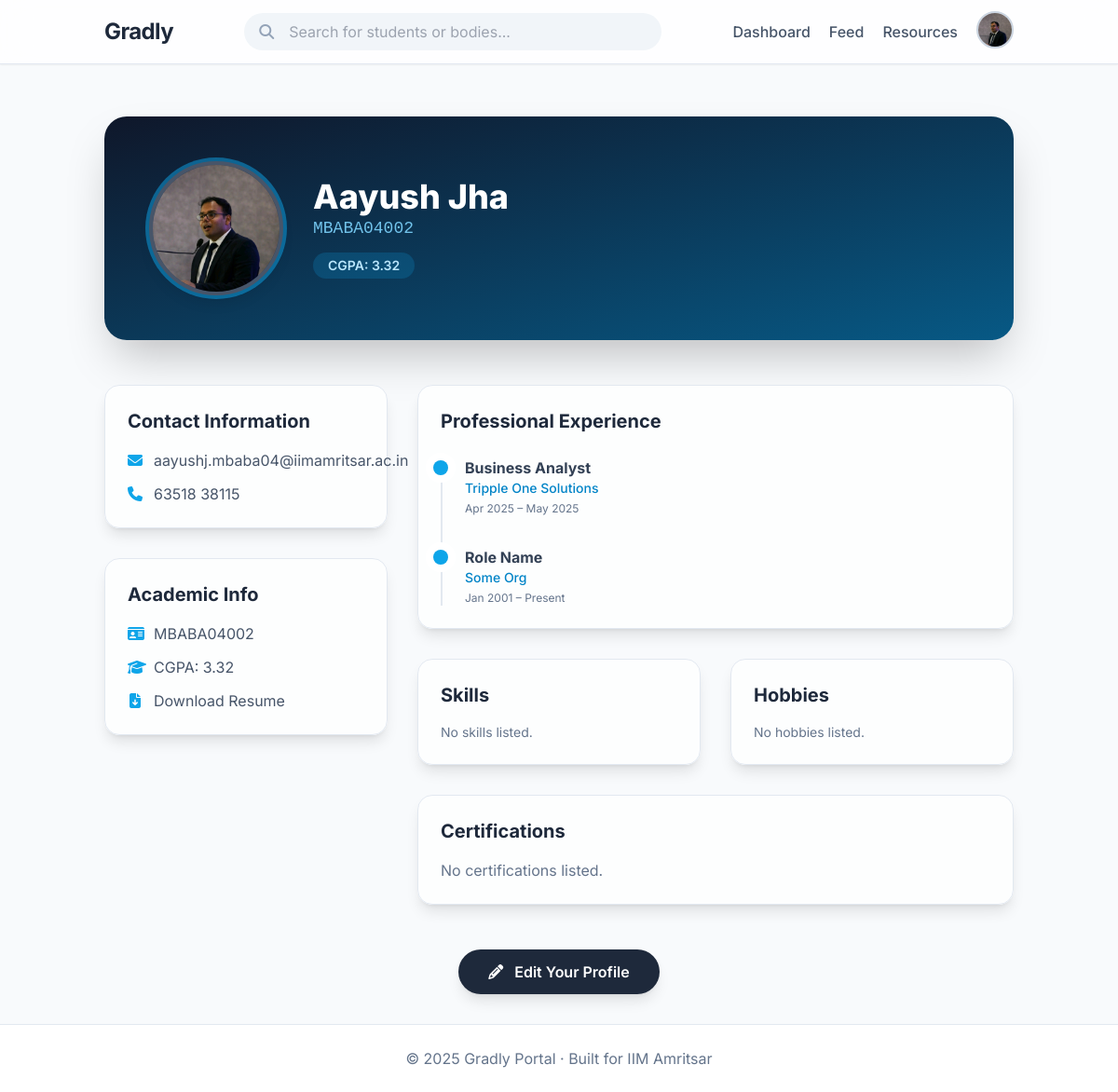
Page /profile/MBABA04002 (signed in) on the earlier database version.
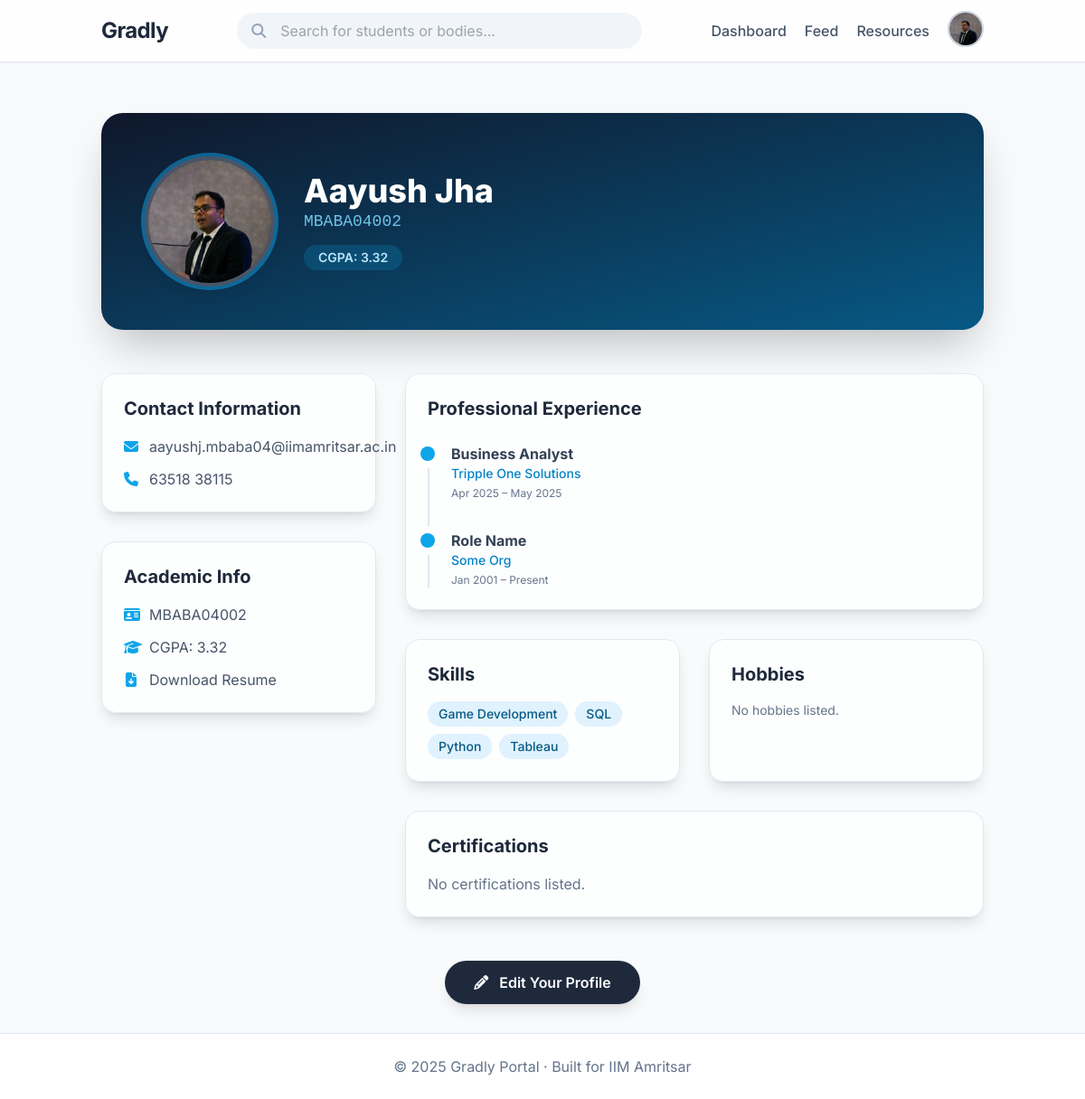
Same page on the later database version.
### models.py (models this page shows)
class WorkExperience(db.Model):
    id = db.Column(db.Integer, primary_key=True)
    organization = db.Column(db.String(200), nullable=False)
    role = db.Column(db.String(200), nullable=True)
    start_date = db.Column(db.Date, nullable=True)
    end_date = db.Column(db.Date, nullable=True)
    user_id = db.Column(db.String(15), db.ForeignKey('user.id'), nullable=False)

class Skill(db.Model):
    id = db.Column(db.Integer, primary_key=True)
    name = db.Column(db.String(100), nullable=False)
    user_id = db.Column(db.String(15), db.ForeignKey('user.id'), nullable=False)

### routes/profile.py (the view)
@profile_bp.route('/profile/<string:user_id>')
@login_required
def view_profile(user_id):
    user = User.query.get_or_404(user_id)
    return render_template('profile.html', user=user)

### app.py (called while the page is built)
@login_manager.user_loader
def load_user(user_id):
    if user_id.startswith("U_"):
        roll = user_id.split("_", 1)[1]   # keep string as-is
        return User.query.get(roll)
    elif user_id.startswith("B_"):
        body_id = user_id.split("_", 1)[1]
        return StudentBody.query.get(int(body_id))
    return None

@app.before_request
def create_tables():
    db.create_all()

### models.py (called while the page is built)
    @property
    def user_type(self):
        return "student"

### templates/profile.html (shortened to what the changed rows need)
{% extends "base.html" %}
{% block content %}
<div
    class="relative bg-gradient-to-br from-slate-900 to-sky-800 rounded-3xl shadow-2xl mb-12 text-white overflow-hidden">
    <div class="flex flex-col md:flex-row items-center p-8 md:p-12 relative z-10">
        <div class="mt-6 md:mt-0 md:ml-8 text-center md:text-left">
            <h1 class="text-4xl font-extrabold">{{ user.name }}</h1>
        </div>
    </div>
</div>
<div class="grid md:grid-cols-3 gap-8">
    <div class="md:col-span-1 space-y-8">
        <div class="bg-white/70 backdrop-blur-lg p-6 rounded-2xl shadow-lg border border-slate-200">
            <h2 class="text-xl font-bold text-slate-800 mb-4">Contact Information</h2>
        </div>
        <div class="bg-white/70 backdrop-blur-lg p-6 rounded-2xl shadow-lg border border-slate-200">
            <h2 class="text-xl font-bold text-slate-800 mb-4">Academic Info</h2>
        </div>
    </div>
    <div class="md:col-span-2 space-y-8">
        <div class="bg-white/70 backdrop-blur-lg p-6 rounded-2xl shadow-lg border border-slate-200">
            <h2 class="text-xl font-bold text-slate-800 mb-6">Professional Experience</h2>
            <div class="relative pl-6 border-l-2 border-slate-200 space-y-8">
                {% for exp in user.work_experiences %}
                <div class="relative">
                    <div class="absolute -left-[34px] top-1 h-4 w-4 rounded-full bg-sky-500 ring-8 ring-white"></div>
                    <p class="font-bold text-slate-700">{{ exp.role }}</p>
                    <p class="text-sm font-medium text-sky-600">{{ exp.organization }}</p>
                    <p class="text-xs text-slate-500 mt-1">
                        {{ exp.start_date.strftime('%b %Y') if exp.start_date else '' }} –
                        {{ exp.end_date.strftime('%b %Y') if exp.end_date else 'Present' }}
                    </p>
                </div>
                {% endfor %}
            </div>
        </div>
        <div class="grid md:grid-cols-2 gap-8">
            <div class="bg-white/70 backdrop-blur-lg p-6 rounded-2xl shadow-lg border border-slate-200">
                <h2 class="text-xl font-bold text-slate-800 mb-4">Skills</h2>
                <div class="flex flex-wrap gap-2">
                    {% for s in user.skills %}
                    <span
                        class="bg-sky-100 text-sky-800 px-3 py-1 rounded-full text-sm font-medium transition transform hover:scale-105">{{
                        s.name }}</span>
                    {% else %}
                    <p class="text-slate-500 text-sm">No skills listed.</p>
                    {% endfor %}
                </div>
            </div>
            <div class="bg-white/70 backdrop-blur-lg p-6 rounded-2xl shadow-lg border border-slate-200">
                <h2 class="text-xl font-bold text-slate-800 mb-4">Hobbies</h2>
            </div>
        </div>
        <div class="bg-white/70 backdrop-blur-lg p-6 rounded-2xl shadow-lg border border-slate-200">
            <h2 class="text-xl font-bold text-slate-800 mb-4">Certifications</h2>
        </div>
    </div>
</div>
{% endblock %}

Differences in the rows shown:
added Skill: name "Game Development"
added Skill: name "SQL"
added Skill: name "Python"
added Skill: name "Tableau"
Other differences:
text no longer shown: "No skills listed."
